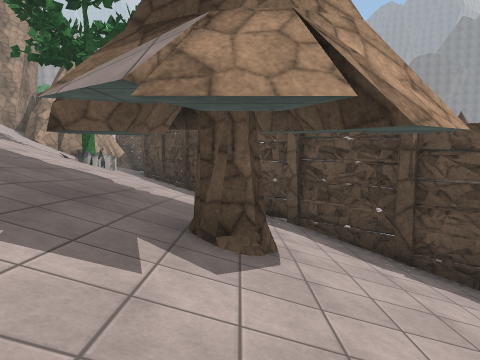
[1] (above)

24 first-person views from a walk through a 3-D level made in the Unity game engine. The camera is 1.5 m above the floor, tilts 6° down and sees 70° across. The floor is counted in squares, 2 m on a side. Each view is taken from the middle of a square. On the plan, view 1 faces up. The plan holds only what a view shows up to about 11 squares ahead; the rest is blank. The place goes on beyond the plan. Surface patterns are stand-ins for the level's own textures.

[2]
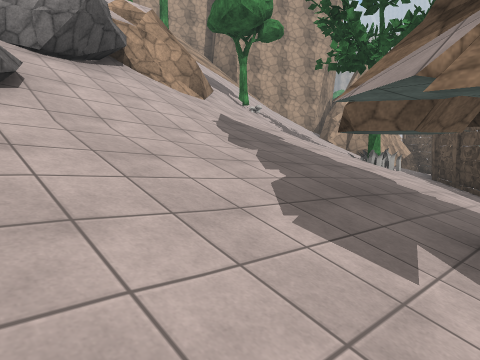

[3]
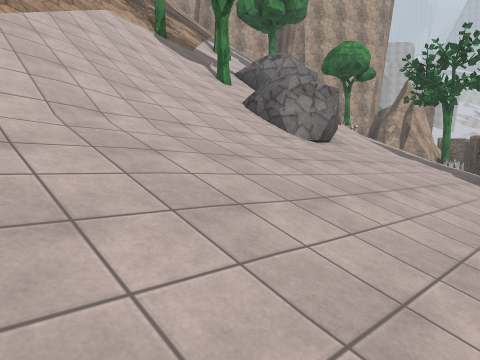

[4]
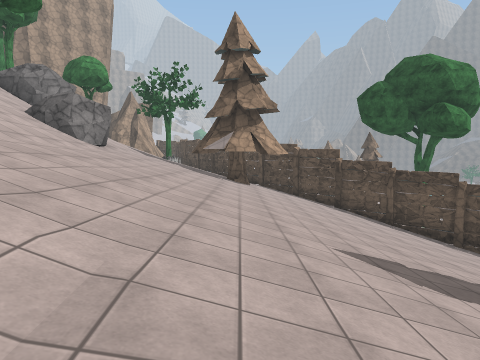

[5]
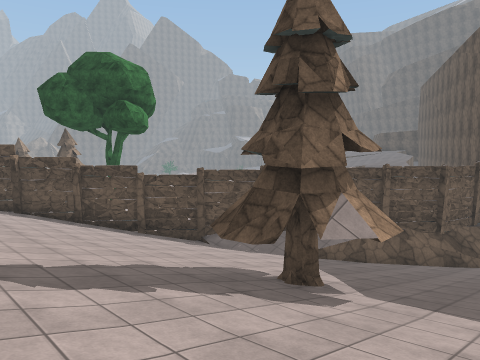

[6]
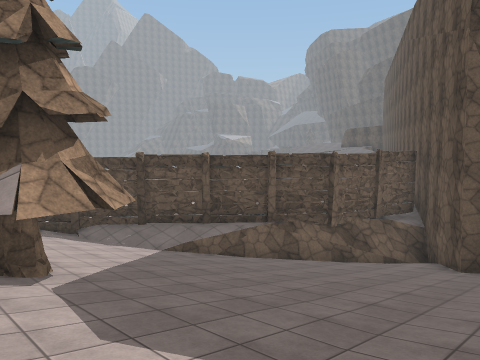

[7]
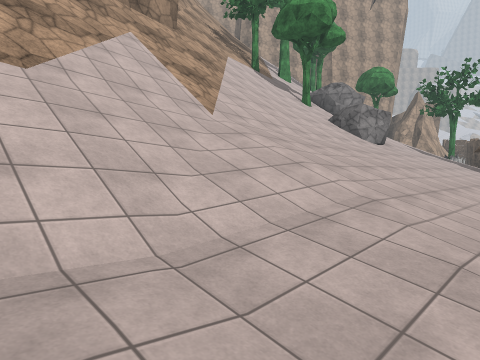

[8]
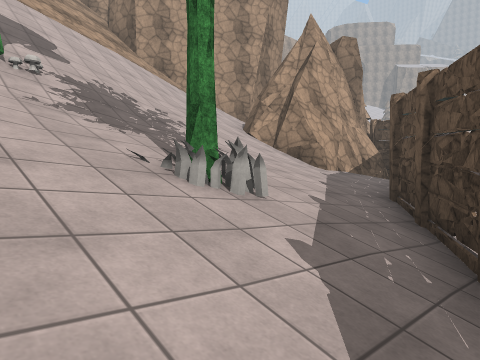

[9]
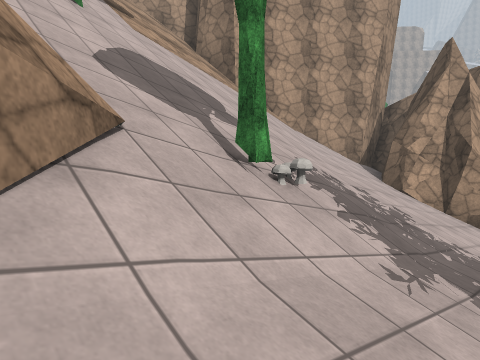

[10]
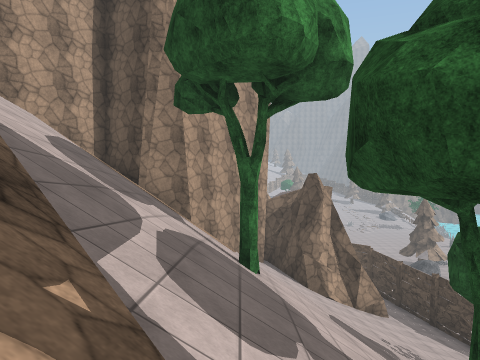

[11]
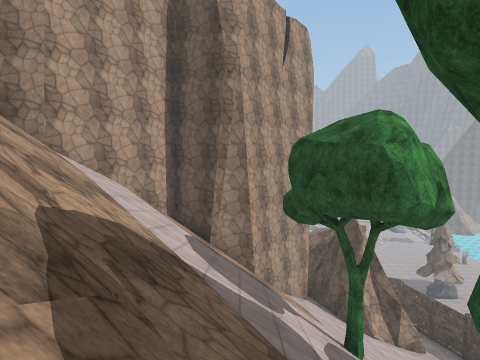

[12]
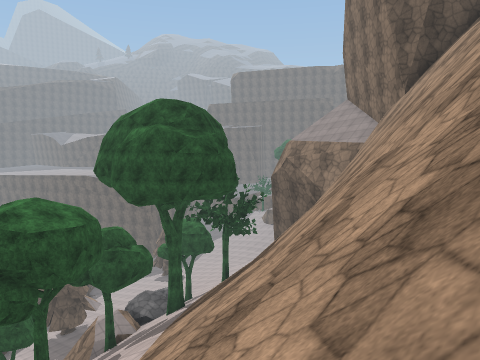

[13]
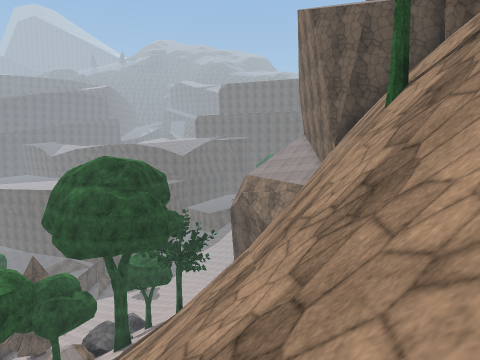

[14]
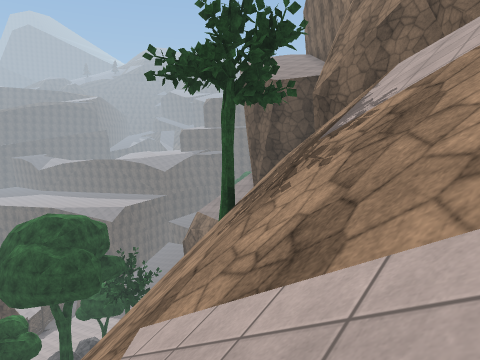

[15]
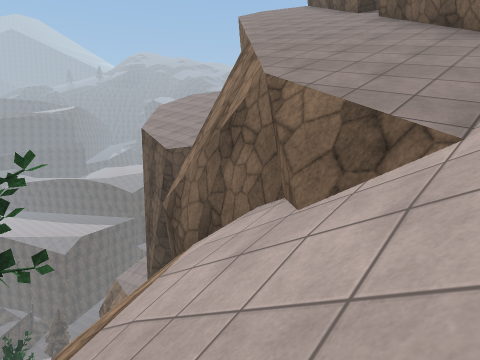

[16]
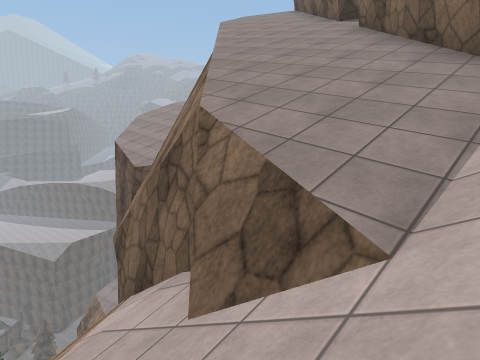

[17]
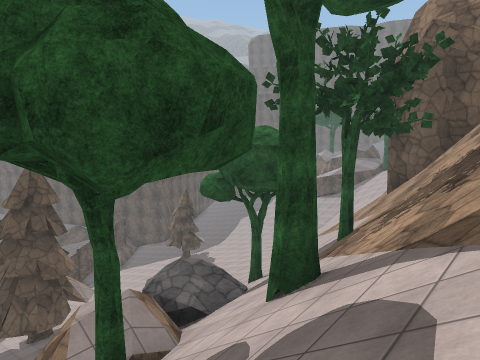

[18]
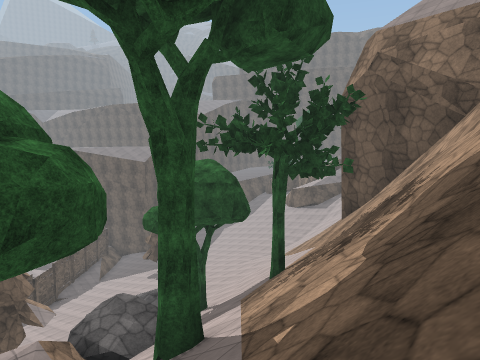

[19]
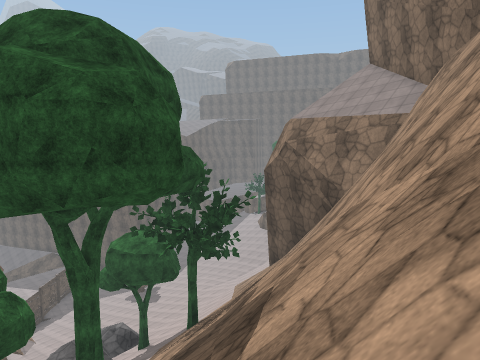

[20]
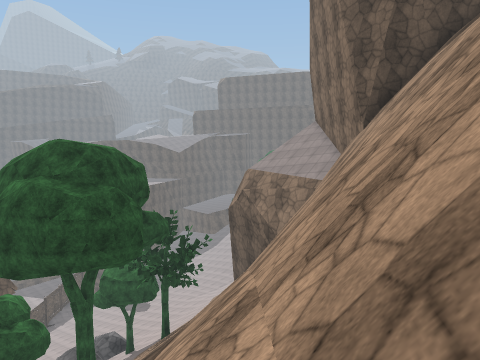

[21]
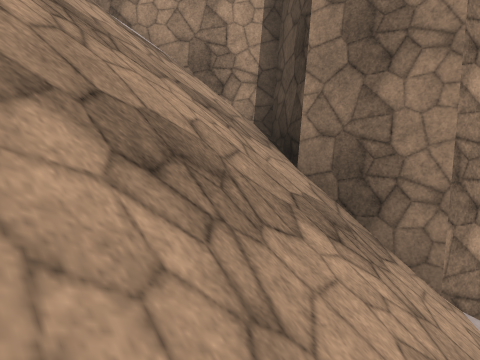

[22]
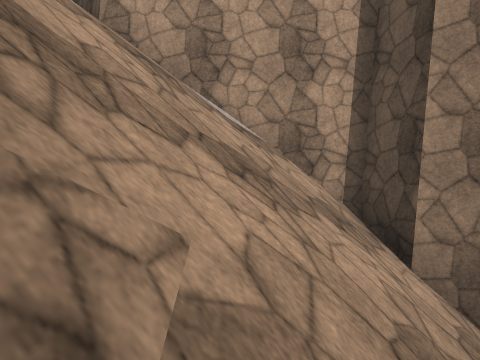

[23]
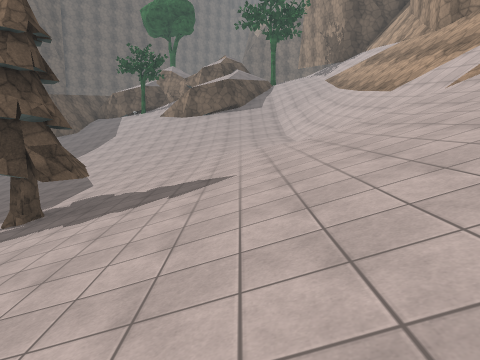

[24]
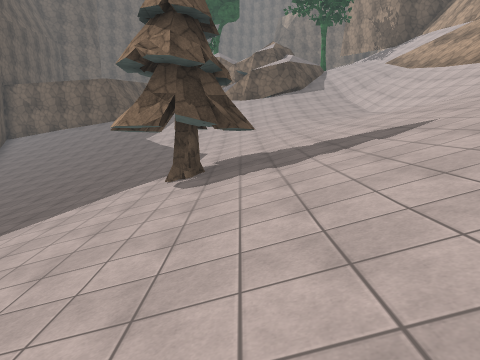

### Floor plan
Key: @ floor where view 1 was taken; # wall or solid block; . main floor; - floor 1.5 m lower than the main floor; : floor 1.5 m higher than the main floor; _ floor 3.25 m lower than the main floor; < floor 4.75 m lower than the main floor; / step, stairs or slope; = window, fence, low wall or low ledge; v drop or lower ground; T tree; M mushroom; R rock; O other object.
Columns run from 24 left of view 1 to 16 right of it. Each row starts with its distance up from view 1.
 14             #///###/
 13         #####////////
 12        ##////////////##
 11       ##//////////////#
 10   #####///////////////##
  9  ##////////////////////#
  8 ##//////////////////TO/
  7 /////////////T//TM//////##
  6 /////////////////=///////##
  5 /////=/////////T=##/////.-##
  4 /////##//////////##////=/.-##
  3  /////v#//////T//=R////##.--##
  2 /////Tv##////////  ////=..--_##
  1 ///// vv##///////RR/R///..--__##
  0 //////vv ##////T//T/R///@.--___##
 -1 //###//vv ##///T////R///...-____##
 -2 ////##//vv ##///////////...--___/##
 -3  ////  /vvv ##//////////...--____/#
 -4  #//// /#### ##/////////...--____/##
 -5  ##/////#     ###/////////.//___///##
 -6   ##////v  vv   #///////./..##___/</####
 -7    #/////   v    ///////....##_____</=//
 -8    ###//          //////...//-/////////##
 -9      ##           //////..../--/_////###
-10                   //////.....////////#
-11                  #//////:../////////

Positions as (right, up) in squares from view 1, and headings:
1: (0, 0), facing up
2: (0, 0), facing up-left
3: (0, -6), facing up-left
4: (0, -9), facing up
5: (1, -9), facing up-right
6: (4, -11), facing up-right
7: (1, -11), facing up-left
8: (-1, 6), facing up-left
9: (-5, 5), facing up-left
10: (-11, 2), facing up
11: (-13, 1), facing up
12: (-19, 9), facing down-right
13: (-21, 8), facing down-right
14: (-24, 7), facing down-right
15: (-24, 2), facing down-right
16: (-24, 1), facing down-right
17: (-12, 6), facing down-right
18: (-13, 5), facing down-right
19: (-16, 5), facing down-right
20: (-19, 6), facing down-right
21: (-17, 6), facing up-left
22: (-18, 5), facing up-left
23: (1, 0), facing down
24: (4, 0), facing down
